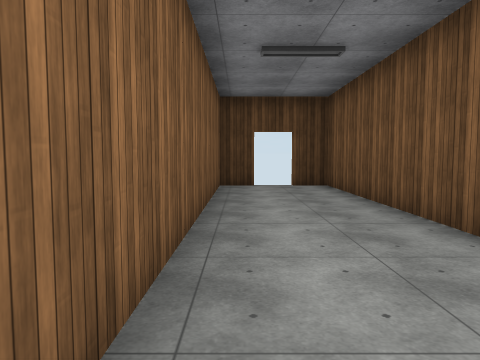
View 1 (above)

14 first-person views from a walk through a 3-D level made in the Unity game engine. The camera is 1.5 m above the floor, tilts 4° down and sees 70° across. Doors are open. The floor is counted in squares, 2 m on a side. Each view is taken from the middle of a square. On the plan, view 1 faces up. The plan holds only what a view shows up to about 11 squares ahead; the rest is blank. Surface patterns are stand-ins for the level's own textures.

View 2
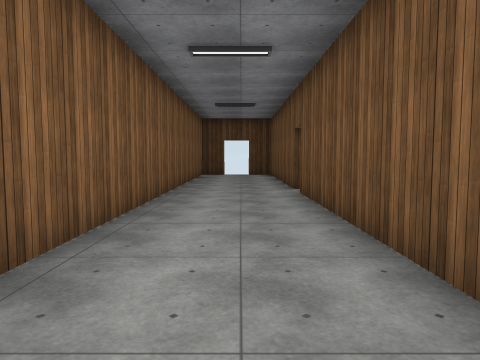

View 3
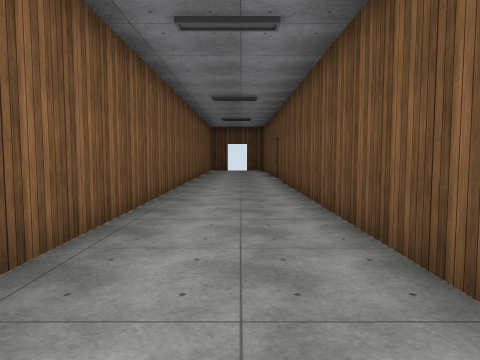

View 4
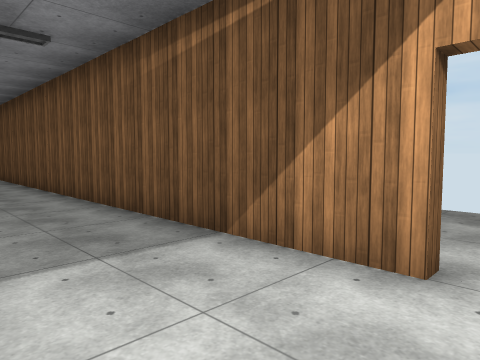

View 5
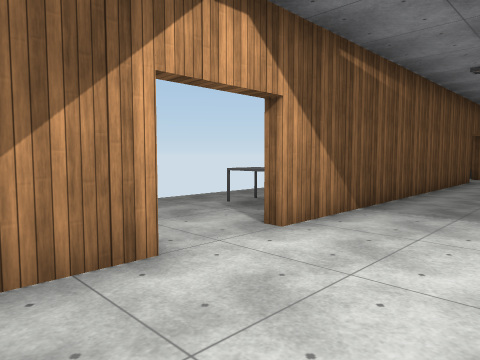

View 6
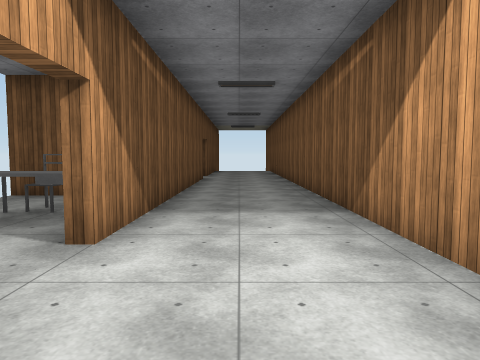

View 7
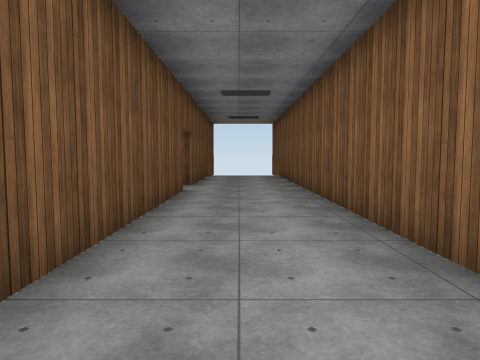

View 8
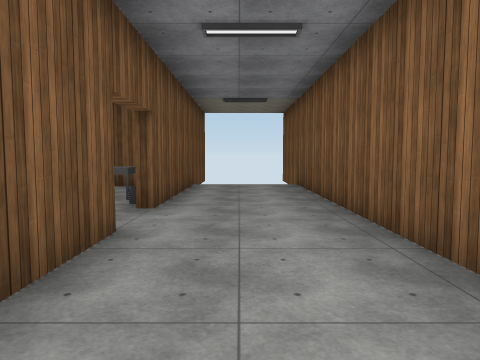

View 9
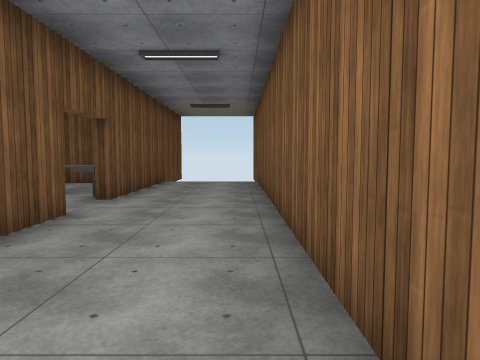

View 10
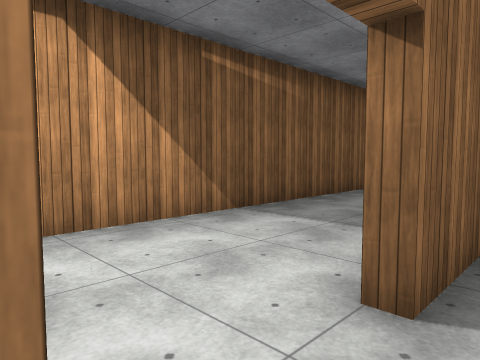

View 11
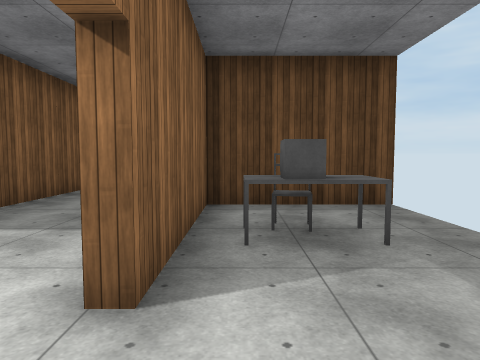

View 12
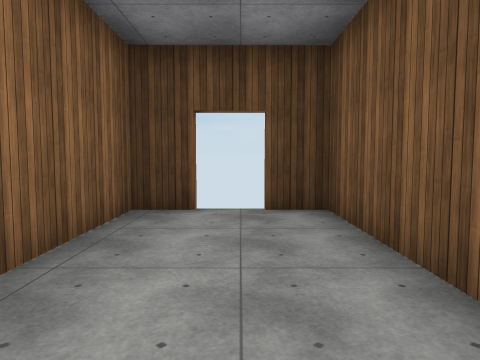

View 13
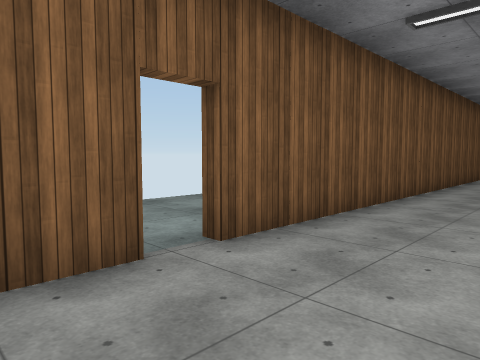

View 14
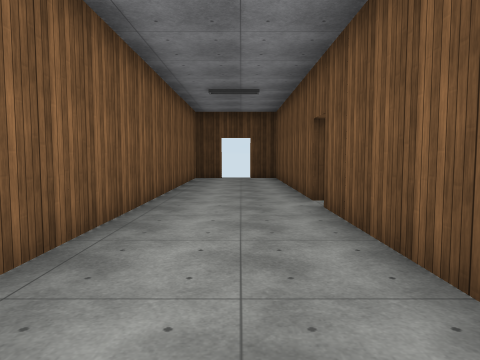

### Floor plan
Points are (right, up) in squares from view 1. A wall is a line through its corners. A room is listed if a view was taken in it or the views show most of it. See-through windows are left out.
Room 1 (views 1, 2, 3, 4, 5, 6, 7, 8, 9, 12, 13, 14)
walls: (-0.5, -8.4) (-0.5, -30.6); (2.2, -14.4) (2.2, 2.1); (2.2, 2.8) (2.2, 8.8) (1.2, 8.8); (2.2, -24.4) (2.2, -15.8); (0.4, 8.8) (-0.5, 8.8) (-0.5, -6.9); (2.2, -31.5) (2.2, -25.8)
ways out: open door at (2, -15) to room 2; open door at (2, -25); open door at (2, 2.5)
Room 2 (views 10, 11)
walls: (4.2, -19.5) (5.4, -19.5); (5.4, -10.7) (2.5, -10.7) (2.5, -14.4)
ways out: open door at (2, -15) to room 1
objects: desk (3, -17) to (4, -17); desk (3, -13) to (4, -13); chair (4, -18); chair (4, -12)

Where each view was taken, in squares from view 1:
view 1: 0 up, 0 right, facing up
view 2: 5 down, 1 right, facing up
view 3: 9 down, 1 right, facing up
view 4: 15 down, 0 right, facing up-right
view 5: 13 down, 0 right, facing down-right
view 6: 13 down, 1 right, facing down
view 7: 17 down, 1 right, facing down
view 8: 21 down, 1 right, facing down
view 9: 20 down, 0 right, facing down
view 10: 16 down, 3 right, facing up-left
view 11: 16 down, 3 right, facing up
view 12: 4 up, 1 right, facing up
view 13: 4 up, 0 right, facing down-right
view 14: 3 down, 1 right, facing up
